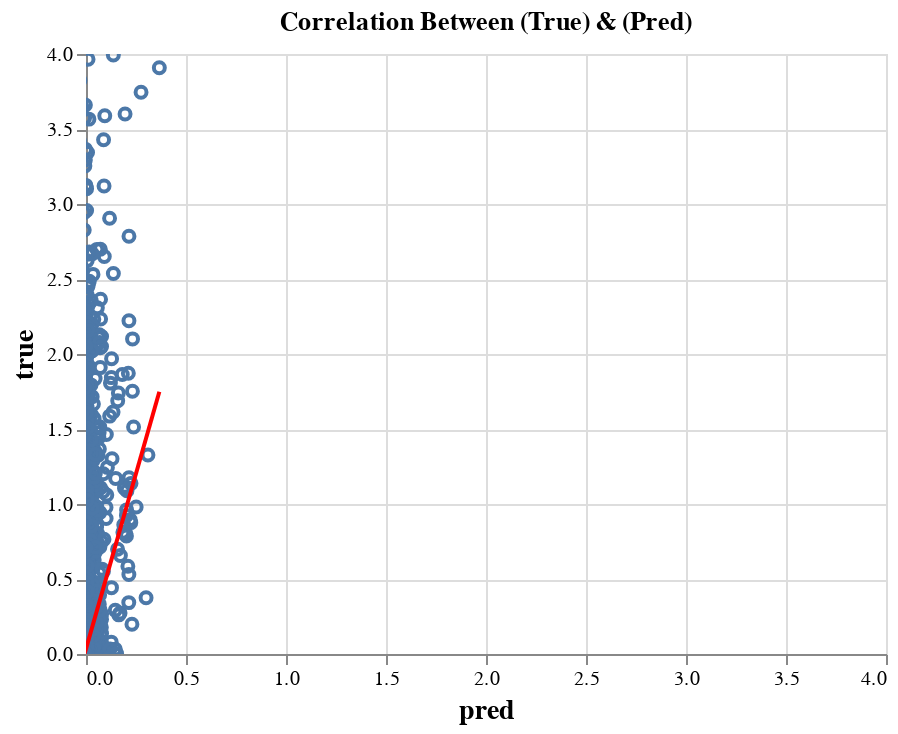

Notebook code cell kept with this figure:
### Code cell
visualizer.plot_correlation(df_predicted, x="pred", y="true", xlim=(0,4), ylim=(0,4))

### Figure 1 — Vega-Lite specification as saved in the notebook (floating-point values rounded to 4 significant figures; data arrays with more than 128 entries replaced by an {"elided": "..."} marker saying what was removed)
{"config": {"view": {"continuousWidth": 400, "continuousHeight": 300}}, "layer": [{"mark": {"type": "point", "opacity": 1}, "encoding": {"tooltip": [{"type": "quantitative", "field": "pred", "format": ".2f", "title": "pred"}, {"type": "quantitative", "field": "true", "format": ".2f", "title": "true"}], "x": {"type": "quantitative", "axis": {"labelAngle": 0, "labelFontSize": 10, "title": "pred", "titleFontSize": 14}, "field": "pred", "scale": {"domain": [0, 4]}}, "y": {"type": "quantitative", "axis": {"labelFontSize": 10, "title": "true", "titleFontSize": 14}, "field": "true", "scale": {"domain": [0, 4]}}}, "height": 300, "selection": {"selector002": {"type": "interval", "bind": "scales", "encodings": ["x", "y"]}}, "title": "Correlation Between (True) & (Pred)", "width": 400}, {"mark": {"type": "line", "color": "red"}, "encoding": {"tooltip": [{"type": "quantitative", "field": "pred", "format": ".2f", "title": "pred"}, {"type": "quantitative", "field": "true", "format": ".2f", "title": "true"}], "x": {"type": "quantitative", "axis": {"labelAngle": 0, "labelFontSize": 10, "title": "pred", "titleFontSize": 14}, "field": "pred", "scale": {"domain": [0, 4]}}, "y": {"type": "quantitative", "axis": {"labelFontSize": 10, "title": "true", "titleFontSize": 14}, "field": "true", "scale": {"domain": [0, 4]}}}, "height": 300, "title": "Correlation Between (True) & (Pred)", "transform": [{"on": "pred", "regression": "true"}], "width": 400}], "data": {"name": "data-1e6bf0f4cad3bf7a84c594216713db46"}, "$schema": "https://vega.github.io/schema/vega-lite/v4.8.1.json", "datasets": {"data-1e6bf0f4cad3bf7a84c594216713db46": {"elided": "4459 records"}}}
